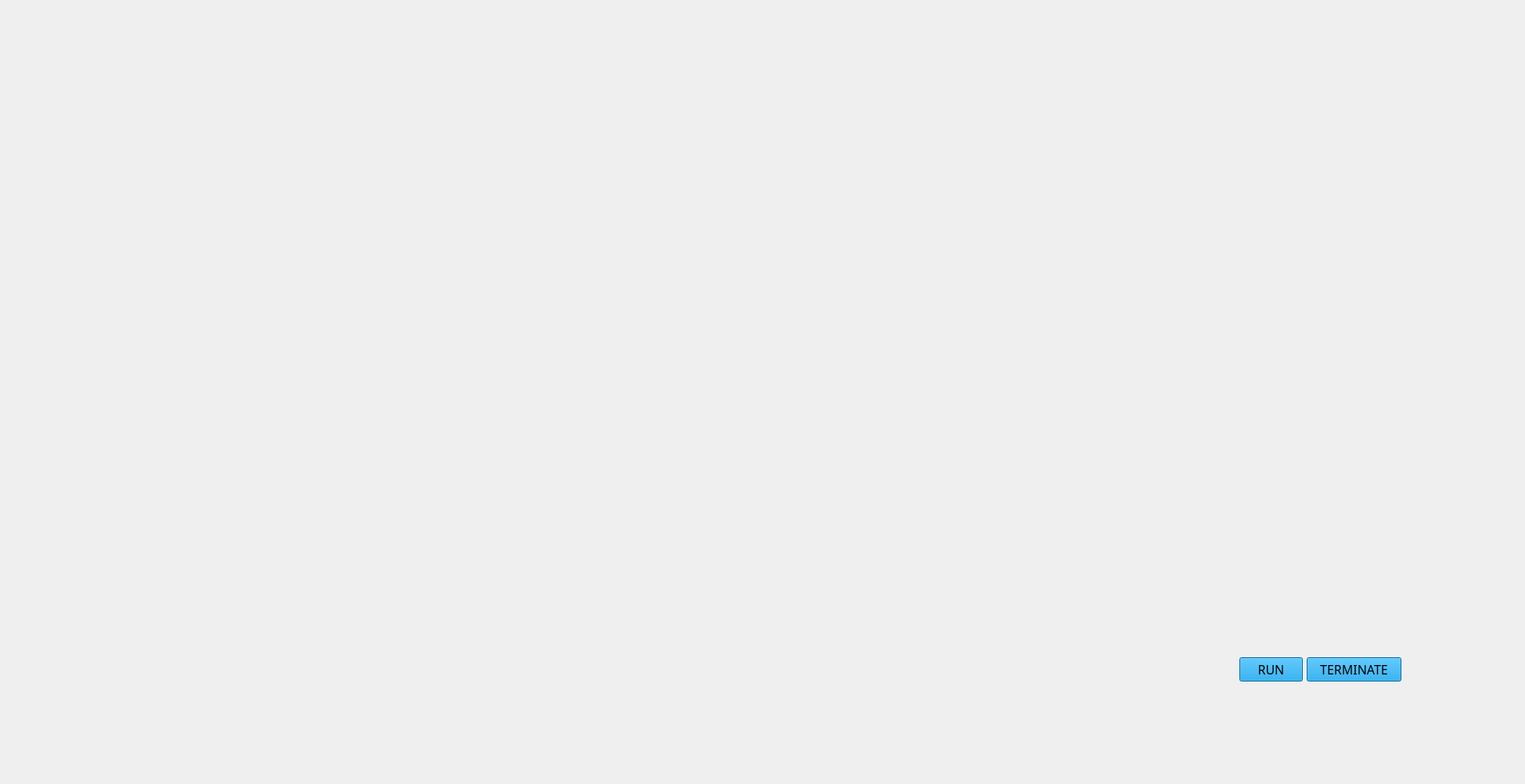
<?xml version="1.0" encoding="UTF-8"?>
<ui version="4.0">
 <class>MainWindow</class>
 <widget class="QMainWindow" name="MainWindow">
  <property name="geometry">
   <rect>
    <x>0</x>
    <y>0</y>
    <width>1949</width>
    <height>1002</height>
   </rect>
  </property>
  <property name="windowTitle">
   <string>MainWindow</string>
  </property>
  <widget class="QWidget" name="centralwidget">
   <widget class="QLabel" name="JarvisGUI">
    <property name="geometry">
     <rect>
      <x>-2</x>
      <y>-5</y>
      <width>1951</width>
      <height>1011</height>
     </rect>
    </property>
    <property name="text">
     <string/>
    </property>
    <property name="pixmap">
     <pixmap>../Sem 6/CIP/GIF/Main.gif</pixmap>
    </property>
    <property name="scaledContents">
     <bool>true</bool>
    </property>
   </widget>
   <widget class="QPushButton" name="pushButton">
    <property name="geometry">
     <rect>
      <x>1584</x>
      <y>840</y>
      <width>81</width>
      <height>31</height>
     </rect>
    </property>
    <property name="font">
     <font>
      <family>Arial Rounded MT Bold</family>
      <pointsize>12</pointsize>
     </font>
    </property>
    <property name="styleSheet">
     <string notr="true">background-color: rgb(0, 145, 218);</string>
    </property>
    <property name="text">
     <string>RUN</string>
    </property>
   </widget>
   <widget class="QPushButton" name="pushButton_2">
    <property name="geometry">
     <rect>
      <x>1670</x>
      <y>840</y>
      <width>121</width>
      <height>31</height>
     </rect>
    </property>
    <property name="font">
     <font>
      <family>Arial Rounded MT Bold</family>
      <pointsize>12</pointsize>
     </font>
    </property>
    <property name="styleSheet">
     <string notr="true">background-color: rgb(0, 145, 218);</string>
    </property>
    <property name="text">
     <string>TERMINATE</string>
    </property>
   </widget>
   <widget class="QLabel" name="label_2">
    <property name="geometry">
     <rect>
      <x>20</x>
      <y>20</y>
      <width>481</width>
      <height>201</height>
     </rect>
    </property>
    <property name="text">
     <string/>
    </property>
    <property name="pixmap">
     <pixmap>../Sem 6/CIP/GIF/Initialise.gif</pixmap>
    </property>
    <property name="scaledContents">
     <bool>true</bool>
    </property>
   </widget>
   <widget class="QTextBrowser" name="textBrowser">
    <property name="geometry">
     <rect>
      <x>1260</x>
      <y>90</y>
      <width>251</width>
      <height>41</height>
     </rect>
    </property>
    <property name="styleSheet">
     <string notr="true">background:transparent;
border-radius:none;
</string>
    </property>
   </widget>
   <widget class="QTextBrowser" name="textBrowser_2">
    <property name="geometry">
     <rect>
      <x>1510</x>
      <y>90</y>
      <width>251</width>
      <height>41</height>
     </rect>
    </property>
    <property name="styleSheet">
     <string notr="true">background:transparent;
border-radius:none;
</string>
    </property>
   </widget>
  </widget>
 </widget>
 <resources/>
 <connections/>
</ui>
